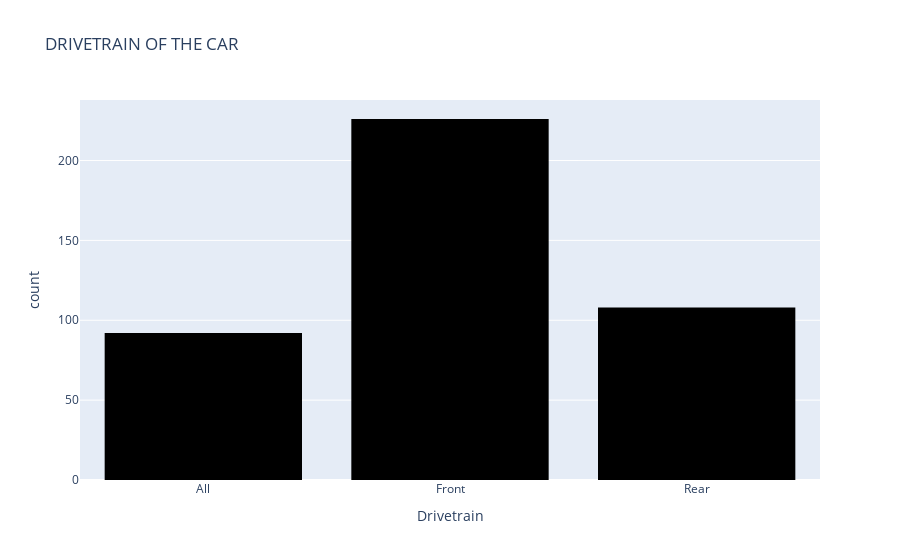

Notebook code for this chart:
### Code cell
fig = px.histogram(car_df, x = "DriveTrain",
                  labels = {"DriveTrain":"Drivetrain"},
                  title = "DRIVETRAIN OF THE CAR",
                  color_discrete_sequence = ["BLACK"])
                  
fig.show()

### Figure 1 — Plotly figure (JSON) as saved in the notebook; plotly's stock layout.template omitted (floating-point values rounded to 4 significant figures; data arrays with more than 128 entries replaced by an {"elided": "..."} marker saying what was removed)
{"data": [{"alignmentgroup": "True", "bingroup": "x", "hovertemplate": "Drivetrain=%{x}<br>count=%{y}<extra></extra>", "legendgroup": "", "marker": {"color": "BLACK"}, "name": "", "offsetgroup": "", "orientation": "v", "showlegend": false, "type": "histogram", "x": {"elided": "426 str values"}, "xaxis": "x", "yaxis": "y"}], "layout": {"barmode": "relative", "legend": {"tracegroupgap": 0}, "title": {"text": "DRIVETRAIN OF THE CAR"}, "xaxis": {"anchor": "y", "domain": [0, 1], "title": {"text": "Drivetrain"}}, "yaxis": {"anchor": "x", "domain": [0, 1], "title": {"text": "count"}}}}
